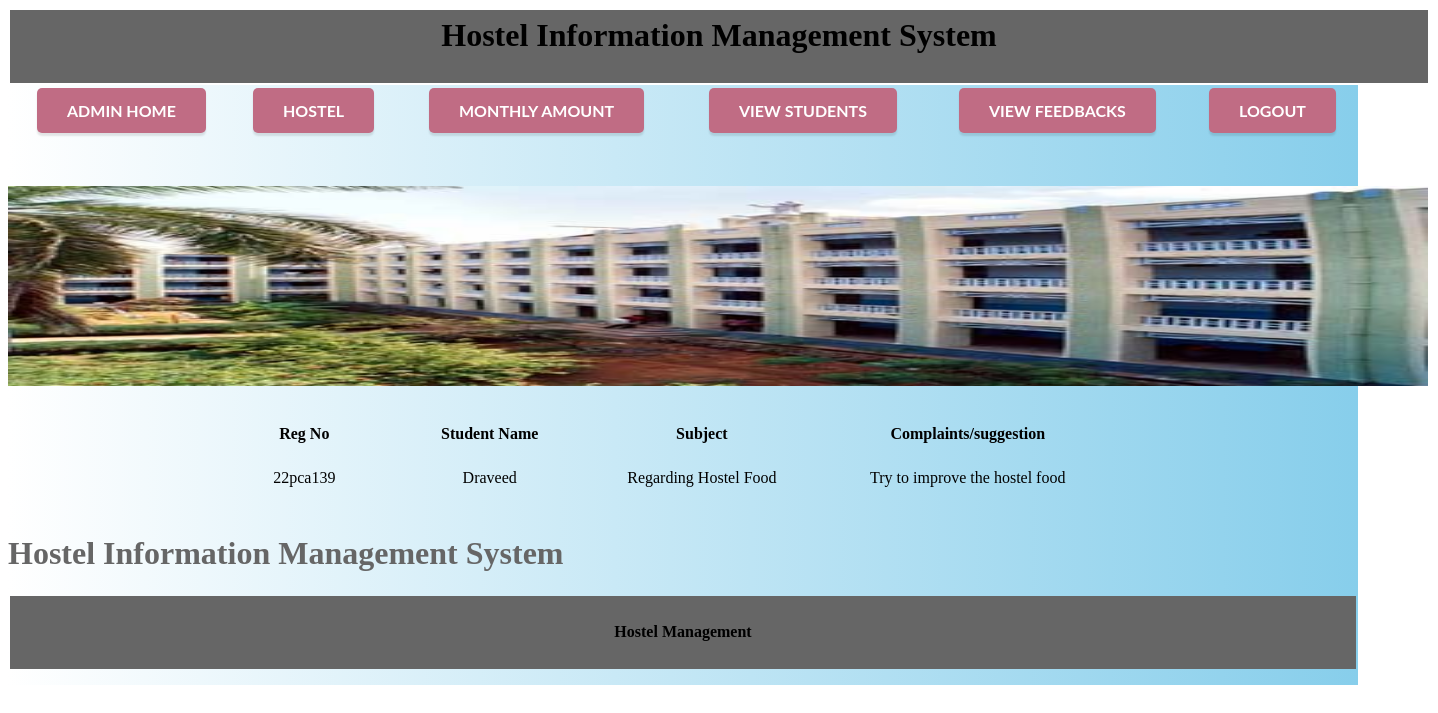
The app's page /ex/viewf.php with its own data.
### tables this page shows
CREATE TABLE `suggest` (
  `id` varchar(20) NOT NULL,
  `reg` varchar(20) NOT NULL,
  `name` varchar(50) NOT NULL,
  `sub` varchar(50) NOT NULL,
  `cmpl` varchar(250) NOT NULL
);

### ex/viewf.php (the view, shortened to what this page needs)
<?php
include("dbconnect.php");
extract($_POST);
?>
<html>
<head>
  <link rel="stylesheet" href="indexstyle.css">
  <link rel="stylesheet" href="gradient.css">
  <link rel="stylesheet" href="font.css">
</head>
<body>
  <table width="100%" border="0">
    <tr>
      <th height="73" bgcolor="#666666" scope="col"><h1>Hostel Information Management System</h1>
      </th>
    </tr>
  </table>
  <div id="grad3">
  <table width="100%" border="0">
    <tr>
      <th scope="col"><a href="adminhome.php" class="button pulse">Admin Home</a></th>
      <th scope="col"><a href="hostel.php" class="button pulse">Hostel</a></th>
      <th scope="col"><a href="amnt.php" class="button pulse">Monthly Amount</a></th>
      <th scope="col"><a href="viewstud.php" class="button pulse">View Students</a></th>
	  <th scope="col"><a href="viewf.php" class="button pulse">View Feedbacks</a></th>
      <th scope="col"><a href="index.php" class="button pulse">LogOut</a></th>
    </tr>
  </table>
  <p>&nbsp;</p>
  <div id="content">
   <img src="images\sh.jpg" width="1420" height="200">
<br>
<br>
<br>
<table width="67%" border="0" align="center">
        <tr>
          <td width="16%"><div align="center" class="style6"><strong><strong>Reg No</strong> </div></td>
		  <td width="25%"><div align="center" class="style6"><strong>Student Name</strong> </div></td>
	      <td width="22%"><div align="center" class="style6"><strong>Subject </strong></div></td>
		  <td width="37%"><div align="center" class="style6"><strong>Complaints/suggestion </strong></div></td>
        </tr>
			<tr>
		<td colspa="8">&nbsp;</td>
		</tr>
		<?php
		$qry=mysqli_query($connect,"select * from suggest");
		while($row=mysqli_fetch_array($qry))
		{
		?>
        <tr>
		   <td height="20"><div align="center"><?php echo $row['reg'];?></div></td>
		   <td><div align="center"><?php echo $row['name'];?></div></td>
		   <td><div align="center"><?php echo $row['sub'];?></div></td>
		    <td><div align="center"><?php echo $row['cmpl'];?></div></td>
        </tr>
		<tr>
		<td height="22" colspa="8">&nbsp;</td>
		</tr>
        <?php
		}
		?>
</table>
<marquee scrollamount="10"><h1><font color="#666666">Hostel Information Management System</h1></marquee>
<table width="100%" border="0">
    <tr>
      <th height="73" bgcolor="#666666" scope="col"><p>Hostel Management</p>
      </th>
    </tr>
</table>
</div>
</body>
</html>

### ex/styles/gradient.css (style rules this page uses)
#grad3 { height: 600px; width: 1350px; background-image:linear-gradient(to right,White,skyblue); }

### records on screen
suggest: reg "22pca139", name "Draveed", sub "Regarding Hostel Food", cmpl "Try to improve the hostel food"
